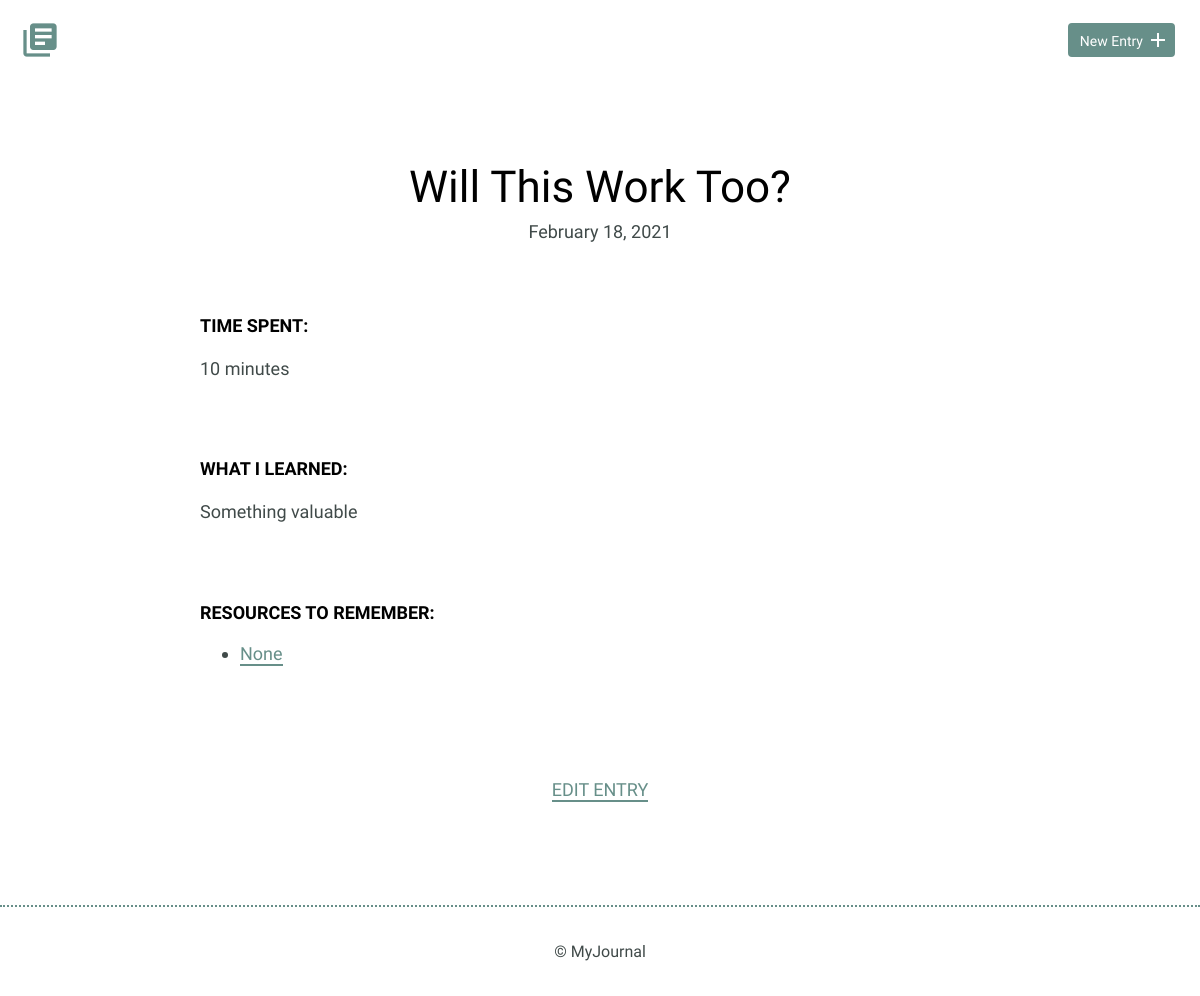
/detail.php?id=7, run on an earlier commit of the app's database.
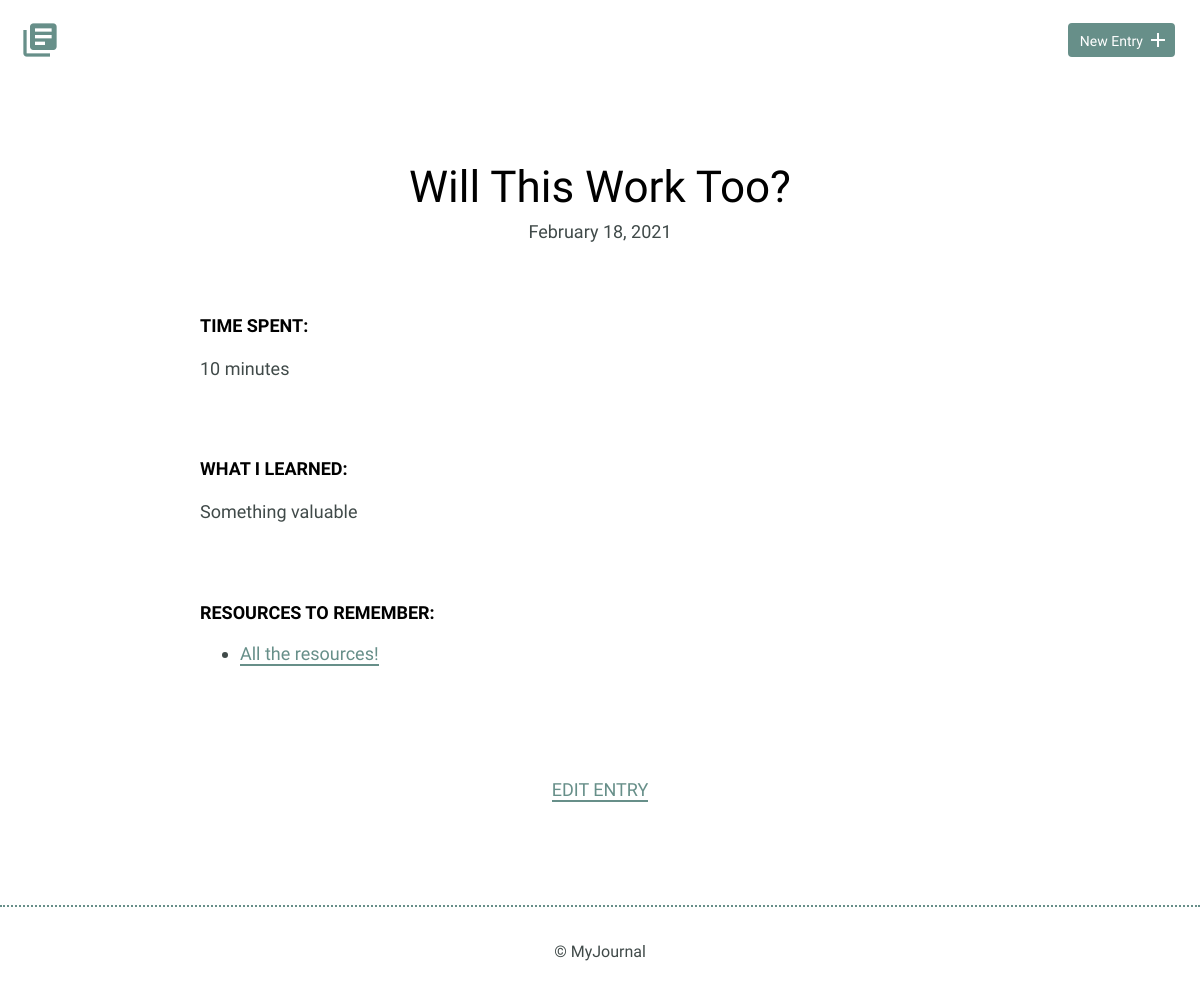
And on a later commit of the database.
### tables this page shows
CREATE TABLE "entries" (
	"id"	INTEGER,
	"title"	TEXT,
	"date"	TEXT,
	"time_spent"	INTEGER,
	"learned"	BLOB,
	"resources"	BLOB,
	PRIMARY KEY("id")
);

### inc/functions.php (called while the page is built, shortened)
<?php
function journal_details($journal_id){
    include ('connection.php');
    $sql = 'SELECT * FROM entries WHERE id = ?';
    try{
        $results = $db->prepare($sql);
        $results->bindValue(1,$journal_id,PDO::PARAM_INT);
        $results->execute();
    } catch(Exception $e){
        echo "Error!: ".$e->getMessage();
        return false;
    }
    return $results->fetch();
}
?>

### detail.php (the view)
<?php
include('inc/connection.php');
include('inc/header.php');
include('inc/functions.php');
if(isset($_GET["id"])){
    $journal_id = filter_input(INPUT_GET, "id", FILTER_SANITIZE_NUMBER_INT);
    $item = journal_details($journal_id);
}
?>
<!DOCTYPE html>
<html>
    <body>
        <section>
            <div class="container">
                <div class="entry-list single">
                    <article>
                        <h1><?php echo $item["title"]; ?></h1>
                        <time datetime="<?php echo $item["date"]; ?>"><?php echo date('F d, Y', strtotime($item["date"])); ?></time>
                        <div class="entry">
                            <h3>Time Spent: </h3>
                            <p><?php echo $item["time_spent"]; ?></p>
                        </div>
                        <div class="entry">
                            <h3>What I Learned:</h3>
                            <p><?php echo $item["learned"]; ?></p>
                        </div>
                        <div class="entry">
                            <h3>Resources to Remember:</h3>
                            <ul>
                                <?php
                                if ($item["resources"] == null) {
                                    echo "No resources available.";
                                } else {
                                    $resources = explode(",", $item["resources"]);
                                    foreach ($resources as $resource) {
                                        echo "<li><a href=''>" . $resource . "</a></li>";
                                    }
                                }
                                ?>
                            </ul>
                        </div>
                    </article>
                </div>
            </div>
            <div class="edit">
                <?php
                echo "<p><a href='edit.php?id=" . $item["id"] . "'>Edit Entry</a></p>";
                ?>
            </div>
        </section>
    </body>
    <?php
      include('inc/footer.php');
      ?>
</html>

### inc/header.php (shortened to what this page needs)
<!DOCTYPE html>
<html>
    <head>
        <link rel="stylesheet" href="css/normalize.css">
        <link rel="stylesheet" href="css/site.css">
    </head>
    <body>
        <header>
            <div class="container">
                <div class="site-header">
                    <a class="logo" href="index.php"><i class="material-icons">library_books</i></a>
                    <a class="button icon-right" href="new.php"><span>New Entry</span> <i class="material-icons">add</i></a>
                </div>
            </div>
        </header>
     </body>

### inc/footer.php (shortened to what this page needs)
<!DOCTYPE html>
<html>
    <footer>
        <div>
            &copy; MyJournal
        </div>
    </footer>
</html>

### css/site.css (style rules this page uses)
body { font-size: 16px; color: #404a49; font-family: 'Cousine', serif; font-weight: 400; }
.container { margin: 0 auto; padding: 0 25px; }
header .site-header { margin: 0 auto; height: 95px; }
header .logo i { color: #678f89; margin: 20px 0 0 -5px; float: left; font-size: 40px; }
header .button { float: right; margin: 33px 0 0 0; }
footer { text-align: center; padding: 35px 0; border-top: 2px dotted #678f89; }
.button { padding: 8px 10px 6px 10px; background: #678f89; border: 2px solid #678f89; border-radius: 4px; text-decoration: none; color: #FFF; position: relative; text-align: center; font-size: 14px; }
.button.icon-right { padding-right: 30px; top: -10px; }
.button.icon-right i { position: absolute; top: 3px; right: 3px; }
h1, h2, h3 { margin: 0; font-weight: 400; line-height: 1em; color: #000; }
h1 { font-size: 44px; margin-bottom: 12px; }
h3 { font-size: 18px; font-family: 'Work Sans', serif; font-weight: 600; text-transform: uppercase; }
p { line-height: 1.8em; font-size: 18px; }
p a { border-bottom: 2px solid #678f89; padding: 0; color: #678f89; text-decoration: none; }
ul li { line-height: 1.8em; font-size: 18px; }
ul li a { border-bottom: 2px solid #678f89; line-height: 1.8em; color: #678f89; text-decoration: none; }
.entry-list, .edit-entry, .new-entry { max-width: 800px; margin: 0 auto; padding: 70px 0 150px 0; }
.entry-list article { margin-bottom: 70px; text-align: center; }
.entry-list article:last-child { margin-bottom: 0; }
.entry-list.single { padding-bottom: 70px; }
.entry-list.single time { font-size: 18px; }
.entry { max-width: 800px; margin: 75px auto 0 auto; text-align: left; }
.entry p { margin-bottom: 40px; }
.edit { padding-bottom: 80px; text-align: center; margin: 0 auto; }
.edit a { font-weight: 400; text-transform: uppercase; font-size: 18px; }

What changed in the data, as far as the page shows it:
changed entries "Will This Work Too?": resources "None" → "All the resources!"
